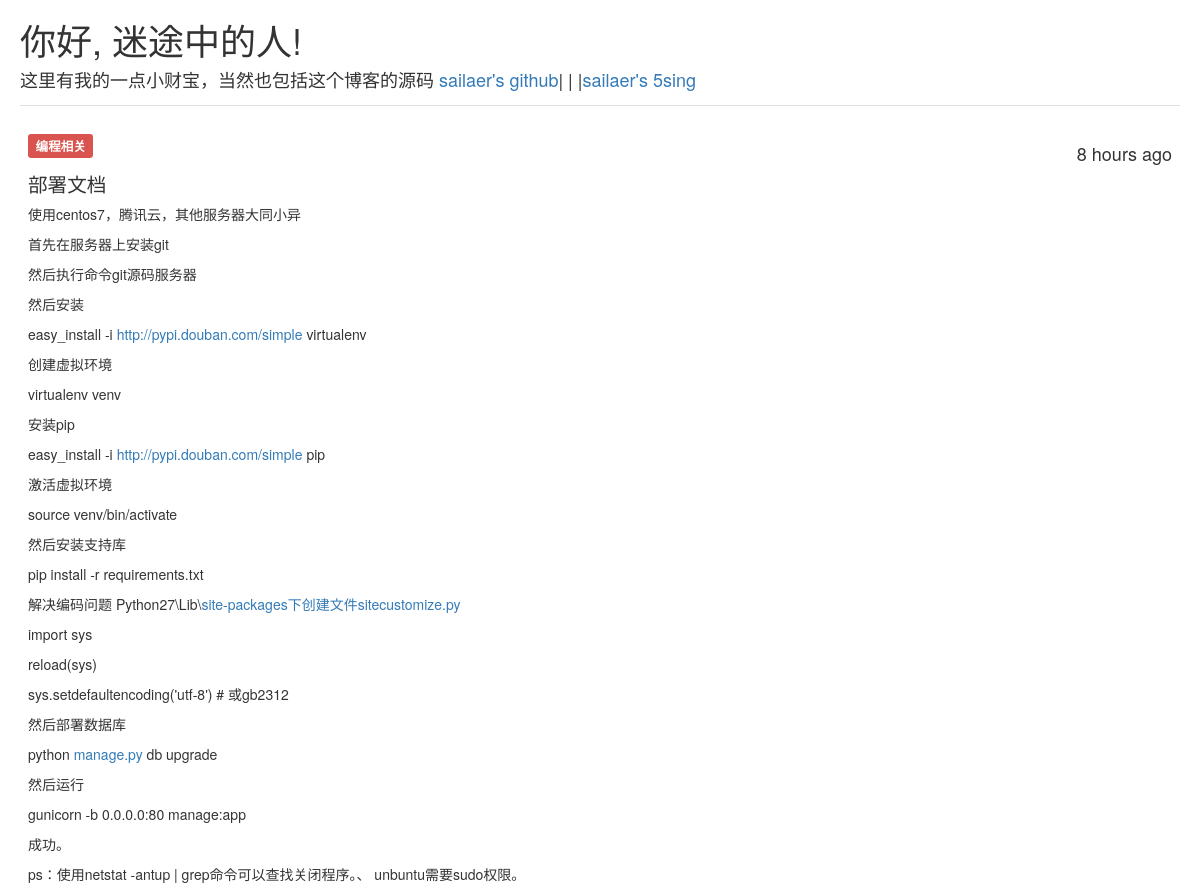
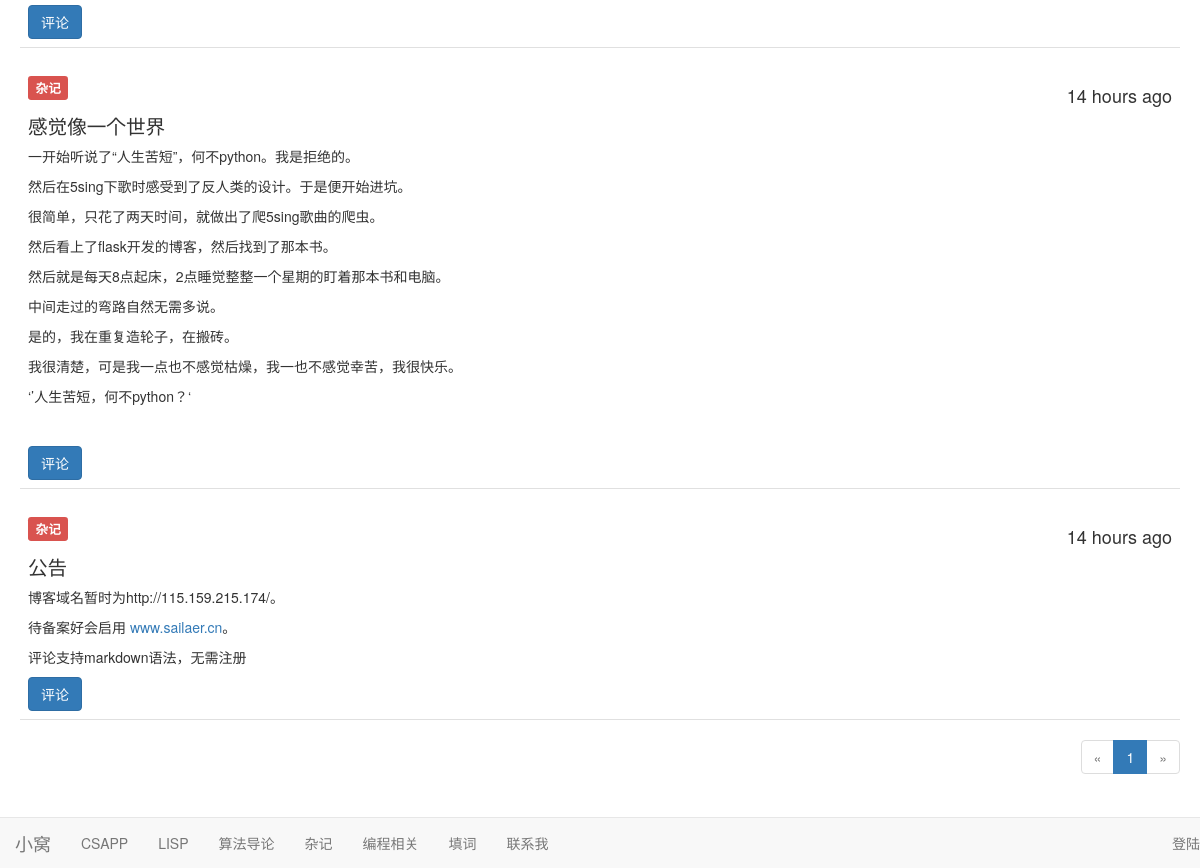
The page / on the database its author committed (2 pictures, top to bottom).
### app/models.py (models this page shows, shortened)
class Post(db.Model):
    __tablename__ = 'posts'
    id = db.Column(db.Integer, primary_key=True)
    kind = db.Column(db.Text)
    body = db.Column(db.Text)
    body_html = db.Column(db.Text)
    timestamp = db.Column(db.DateTime, index=True, default=datetime.utcnow)
    author_id = db.Column(db.Integer, db.ForeignKey('users.id'))
    comments = db.relationship('Comment', backref = 'post', lazy ='dynamic')

### app/main/views.py (the view)
@main.route('/', methods=['GET', 'POST'])
def index():
    form = PostForm()
    if current_user.is_administrator and \
            form.validate_on_submit():
        post = Post(body=form.body.data,
                    author=current_user._get_current_object(),
                    kind = form.kind.data)
        db.session.add(post)
        return redirect(url_for('.index'))
    page = request.args.get('page', 1, type=int)
    pagination = Post.query.order_by(Post.timestamp.desc()).paginate(
        page, per_page=current_app.config['FLASKY_POSTS_PER_PAGE'],
        error_out=False)
    posts = pagination.items
    return render_template('index.html', form=form, posts=posts,
                           pagination=pagination)

### app/auth/views.py (called while the page is built)
@auth.before_app_request
def before_request():
    if current_user.is_authenticated \
            and not current_user.confirmed \
            and request.endpoint[:5] != 'auth.' \
            and request.endpoint != 'static':
        return redirect(url_for('auth.unconfirmed'))

### app/models.py (called while the page is built)
    def is_administrator(self):
        return False

### app/templates/index.html (shortened to what this page needs)
{% extends "base.html" %}
{% import "bootstrap/wtf.html" as wtf %}
{% import "_macros.html" as macros %}
{% block page_content %}
    <div>
        <h1>你好, {% if current_user.is_authenticated %}{{ current_user.username }}{% else %}迷途中的人{% endif %}!</h1>
        <h4>这里有我的一点小财宝，当然也包括这个博客的源码 <a href="https://github.com/sailaer">sailaer's github</a>| | |<a href="http://5sing.kugou.com/sailaer/default.html">sailaer's 5sing </a></h4>
    </div>
    {% include '_posts.html' %}
    {% if pagination %}
        <div class="pagination">
            {{ macros.pagination_widget(pagination, '.index') }}
        </div>
    {% endif %}
{% endblock %}

### app/templates/_posts.html (shortened to what this page needs)
<ul class="posts">
    {% for post in posts %}
        <li class="post">
            <div class="post-content">
                <div class="post-date"><h4>{{ moment(post.timestamp).fromNow() }}</h4></div>
                <div class="post-body">
                 <h3><span class="label label-danger">{{ post.kind }}</span></h3>
                    {% if post.body_html %}
                        <p>{{ post.body_html| safe}}</p>
                    {% else %}
                        {{ post.body }}
                    {% endif %}
                </div>
                <a href="{{ url_for('.post', id = post.id) }}">
                    <button type="submit" class="btn btn-primary">评论</button>
                </a>
            </div>
        </li>
    {% endfor %}
</ul>

### app/static/styles.css (style rules this page uses)
ul.posts { list-style-type: none; padding: 0px; margin: 16px 0px 0px 0px; border-top: 1px solid #e0e0e0; }
ul.posts li.post { padding: 8px; border-bottom: 1px solid #e0e0e0; }
div.post-date { float: right; }
div.post-content { margin-left: 0px; min-height: 45px; }
div.pagination { width: 100%; text-align: right; padding: 0px; margin: 0px; }
.post-body h1 { font-size: 140%; }
.post-body h3 { font-size: 120%; }
body { padding-bottom: 70px; margin-left: 20px; margin-right: 20px; }

### rows shown on the page
Post: timestamp "8 hours ago", kind "编程相关", body_html "部署文档 使用centos7，腾讯云，其他服务器大同小异 首先在服务器上安装git 然后执行命令git源码服务器 然后安装 easy_install -i http://pypi.douban.com/simple virtualenv 创建虚拟环境 virtualenv venv 安装pip easy_install -i http://pypi.douban.com/simple pip 激活虚拟环境 source venv/bin/activate 然后安装支持库 pip install -r requirements.txt 解决编码问题 Python27\\Lib\\ site-packages下创建文件sitecustomize.py import sys reload(sys) sys.setdefaultencoding('utf-8') # 或gb2312 然后部署数据库 python manage.py db upgrade 然后运行 gunicorn -b 0.0.0.0:80 manage:app 成功。 ps：使用netstat -antup | grep命令可以查找关闭程序。、 unbuntu需要sudo权限。"
Post: timestamp "14 hours ago", kind "杂记", body_html "感觉像一个世界 一开始听说了“人生苦短”，何不python。我是拒绝的。 然后在5sing下歌时感受到了反人类的设计。于是便开始进坑。 很简单，只花了两天时间，就做出了爬5sing歌曲的爬虫。 然后看上了flask开发的博客，然后找到了那本书。 然后就是每天8点起床，2点睡觉整整一个星期的盯着那本书和电脑。 中间走过的弯路自然无需多说。 是的，我在重复造轮子，在搬砖。 我很清楚，可是我一点也不感觉枯燥，我一也不感觉幸苦，我很快乐。 ‘’人生苦短，何不python？‘"
Post: timestamp "14 hours ago", kind "杂记", body_html "公告 博客域名暂时为http://115.159.215.174/。 待备案好会启用 www.sailaer.cn 。 评论支持markdown语法，无需注册"

### other values the page prints
{{ p }} "1"
